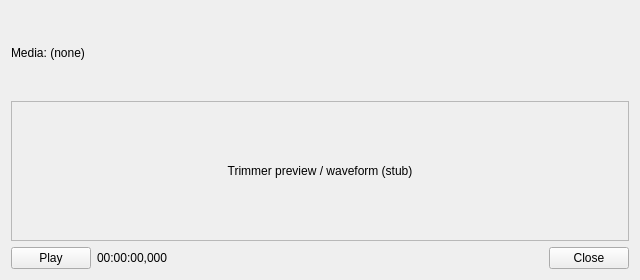
<?xml version="1.0" encoding="UTF-8"?>
<ui version="4.0">
 <class>TrimmerWindow</class>
 <widget class="QWidget" name="TrimmerWindow">
  <property name="geometry">
   <rect>
    <x>0</x>
    <y>0</y>
    <width>640</width>
    <height>280</height>
   </rect>
  </property>
  <property name="windowTitle">
   <string>Trimmer</string>
  </property>
  <layout class="QVBoxLayout" name="verticalLayout">
   <item>
    <widget class="QLabel" name="mediaNameLabel">
     <property name="text">
      <string>Media: (none)</string>
     </property>
    </widget>
   </item>
   <item>
    <widget class="QFrame" name="trimmerViewport">
     <property name="minimumSize">
      <size>
       <width>0</width>
       <height>140</height>
      </size>
     </property>
     <property name="frameShape">
      <enum>QFrame::StyledPanel</enum>
     </property>
     <layout class="QVBoxLayout" name="viewportLayout">
      <item>
       <widget class="QLabel" name="viewportLabel">
        <property name="text">
         <string>Trimmer preview / waveform (stub)</string>
        </property>
        <property name="alignment">
         <set>Qt::AlignCenter</set>
        </property>
       </widget>
      </item>
     </layout>
    </widget>
   </item>
   <item>
    <layout class="QHBoxLayout" name="transportRow">
     <item>
      <widget class="QPushButton" name="playButton">
       <property name="text">
        <string>Play</string>
       </property>
      </widget>
     </item>
     <item>
      <widget class="QLabel" name="timecodeLabel">
       <property name="text">
        <string>00:00:00,000</string>
       </property>
      </widget>
     </item>
     <item>
      <spacer name="transportSpacer">
       <property name="orientation">
        <enum>Qt::Horizontal</enum>
       </property>
       <property name="sizeHint" stdset="0">
        <size>
         <width>40</width>
         <height>20</height>
        </size>
       </property>
      </spacer>
     </item>
     <item>
      <widget class="QPushButton" name="closeButton">
       <property name="text">
        <string>Close</string>
       </property>
      </widget>
     </item>
    </layout>
   </item>
  </layout>
 </widget>
 <resources/>
 <connections/>
</ui>
